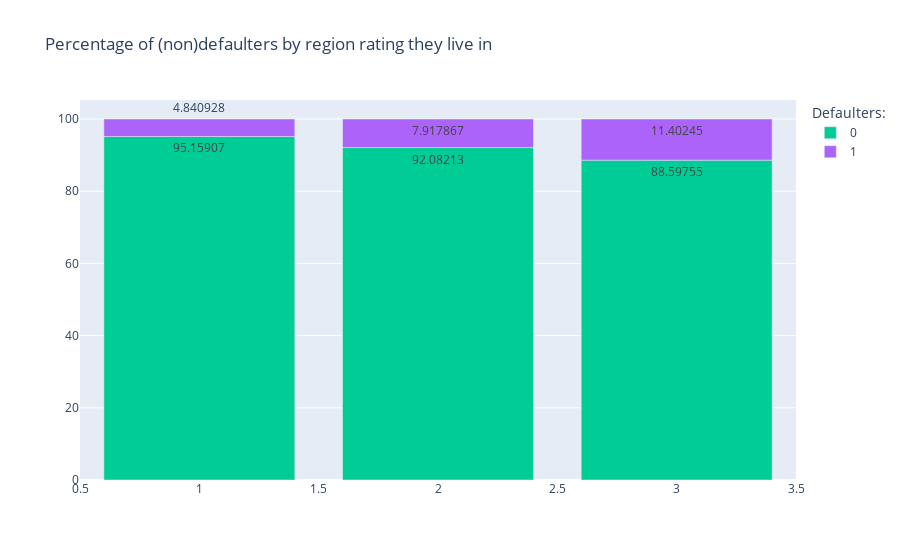

The code cell stored with this chart in its notebook:
### Code cell
region = h.make_crosstab_percent(cleaned_train_df, "region_rating_client_w_city", "target").reset_index()
h.plot_stacked_barchart_plotly(region, "region_rating_client_w_city", [0,1], "Percentage of (non)defaulters by region rating they live in", "Defaulters:")

### Figure 1 — Plotly figure (JSON) as saved in the notebook; plotly's stock layout.template omitted (floating-point values rounded to 4 significant figures)
{"data": [{"alignmentgroup": "True", "hovertemplate": "variable=0<br>region_rating_client_w_city=%{x}<br>value=%{y}<extra></extra>", "legendgroup": "0", "marker": {"color": "#00cc96", "pattern": {"shape": ""}}, "name": "0", "offsetgroup": "0", "orientation": "v", "showlegend": true, "textposition": "auto", "texttemplate": "%{y}", "type": "bar", "x": [1, 2, 3], "xaxis": "x", "y": [95.16, 92.08, 88.6], "yaxis": "y"}, {"alignmentgroup": "True", "hovertemplate": "variable=1<br>region_rating_client_w_city=%{x}<br>value=%{y}<extra></extra>", "legendgroup": "1", "marker": {"color": "#ab63fa", "pattern": {"shape": ""}}, "name": "1", "offsetgroup": "1", "orientation": "v", "showlegend": true, "textposition": "auto", "texttemplate": "%{y}", "type": "bar", "x": [1, 2, 3], "xaxis": "x", "y": [4.841, 7.918, 11.4], "yaxis": "y"}], "layout": {"barmode": "relative", "legend": {"title": {"text": "Defaulters:"}, "tracegroupgap": 0}, "title": {"text": "Percentage of (non)defaulters by region rating they live in"}, "xaxis": {"anchor": "y", "domain": [0, 1], "title": {"text": ""}}, "yaxis": {"anchor": "x", "domain": [0, 1], "title": {"text": ""}}}}
